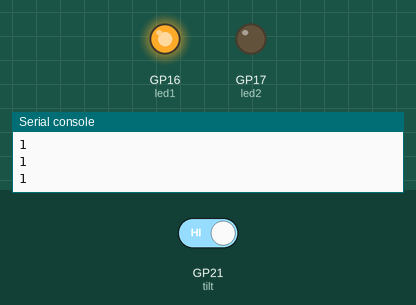
Recording of a program running on a simulated Raspberry Pi Pico running MicroPython. Shown: output pins drawn as LEDs (lit = HIGH), the last lines printed to the serial console. The inputs (shaded band) are chosen by the test bench; at power-on: GP21 (tilt) HIGH.

Above: at 1.2 s.
1.3 s: GP21 (tilt) driven LOW
At 2.5 s:
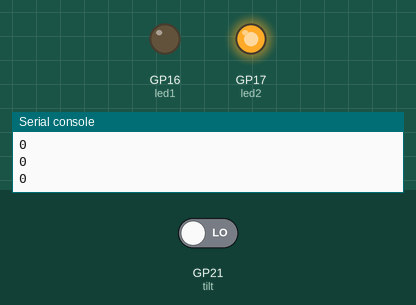
2.8 s: GP21 (tilt) driven HIGH
At 3.8 s:
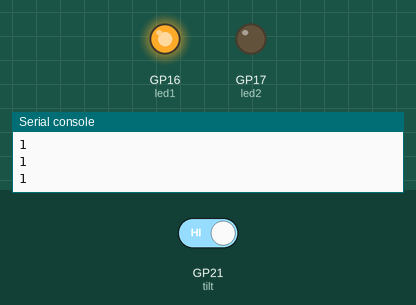
Timing chart, 0 to 5.8 s (numbered marks = the images above; inputs shaded):
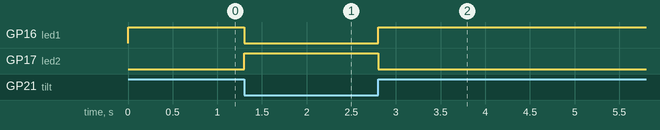

The program:

lib_tilt.py
```python
"""
 2023/10/28
   傾きセンサーの状態でLED1,LED2 を点灯、消灯させる。
   玉が離れたら1、付いたら0
"""
import machine
import time

tilt = machine.Pin(21, machine.Pin.IN, machine.Pin.PULL_UP)
led1 = machine.Pin(16, machine.Pin.OUT)
led2 = machine.Pin(17, machine.Pin.OUT)

def tilt_read():
    return tilt.value()

def main():

    while True:
        sense = tilt()
        if sense == 1:
            led1.on()
            led2.off()
        if sense == 0:
            led2.on()
            led1.off()

        print(sense)
        time.sleep(0.1)

if __name__=='__main__':
    main()
```

Measured:
- after the input at 1.3 s, GP16 (led1): HIGH → LOW at once; GP17 (led2): LOW → HIGH at once
- after the input at 2.8 s, GP16 (led1): LOW → HIGH at once; GP17 (led2): HIGH → LOW at once
